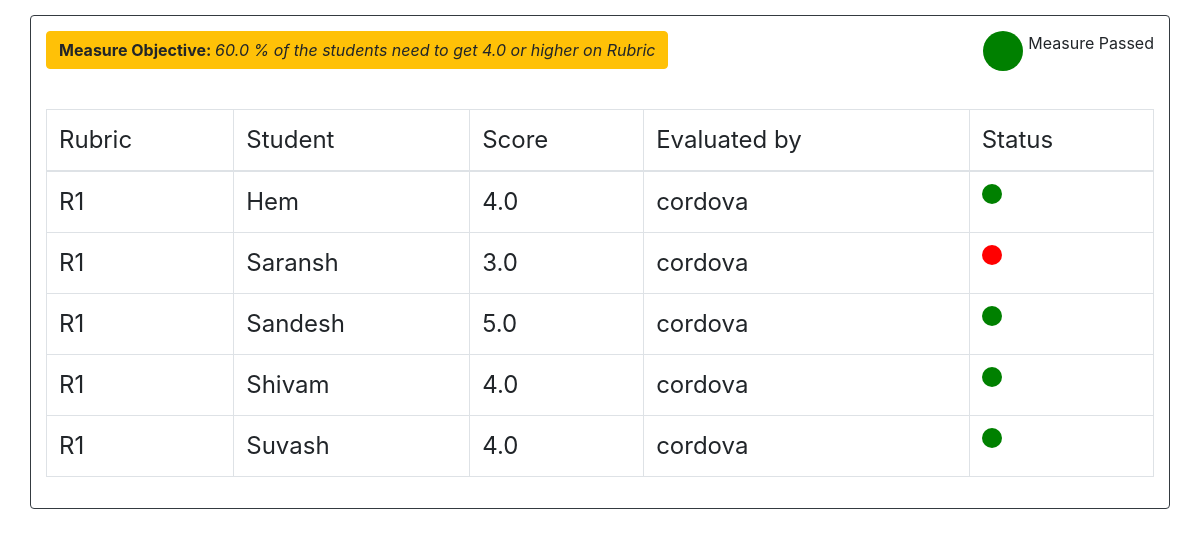
The page /view_rubric_data/1 on the database as committed earlier.
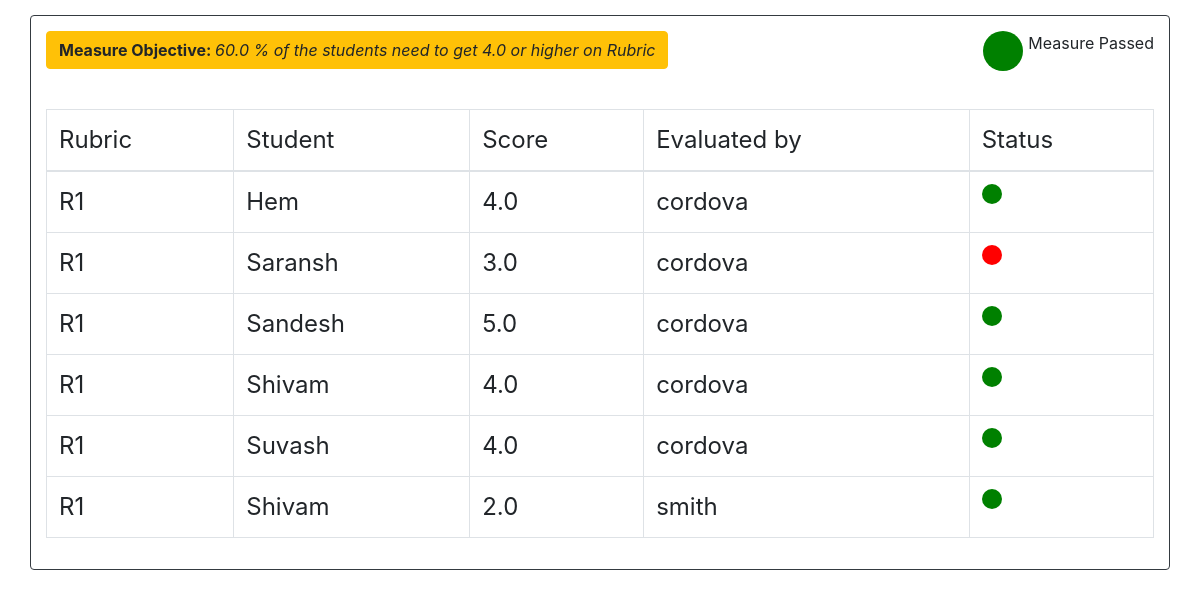
The same page on the database as committed later.
### main/models.py (models this page shows, shortened)
class Measure(models.Model):
    CUTOFF_TYPES = (('Percentage', 'Percentage'),
                  ('Percentile', 'Percentile'),
                  ('Average', 'Average')
                 )
    cutoff_type = models.CharField(max_length = 100, choices=CUTOFF_TYPES, default='Percentage')
    TOOL_TYPES = (('Rubric', 'Rubric'),
                  ('Test score', 'Test score')
                  )
    tool_type = models.CharField(max_length=100, choices=TOOL_TYPES, default='Rubric')
    measureTitle = models.CharField(max_length=200, default='', null=True)
    outcome = models.ForeignKey(Outcome, null=True, on_delete = models.CASCADE)
    cutoff_percentage = models.FloatField(null=True, blank = True, default=0)
    cutoff_score = models.FloatField(null=True, blank=True, default=0)
    rubric = models.ForeignKey(Rubric,null=True, blank = True, on_delete = models.CASCADE)
    test_score = models.ForeignKey(Test_score, null=True, blank = True, on_delete = models.CASCADE)
    student = models.ManyToManyField(Student)
    evaluator = models.ManyToManyField(Evaluator)

class evaluate_rubric(models.Model):
    rubric = models.CharField(max_length=200)
    grade_score = models.FloatField()
    student = models.CharField(max_length=200)
    measure = models.ForeignKey(Measure, null=True, on_delete=models.CASCADE)
    evaluated_by = models.CharField(max_length=200)

### main/views.py (the view)
# urls.py: path('view_rubric_data/<int:measure_id>', views.view_rubric_data, name = "view_rubric_data"),
def view_rubric_data(request, measure_id):
    measure = Measure.objects.get(id=measure_id)
    total_count = 0;
    evaluator_count = 0;
    student_count = 0;
    evaluated_student_count = 0;
    students = measure.student.all()
    evaluated_student_count = evaluate_rubric.objects.filter(measure=measure).count()
    number_of_pass_cases = evaluate_rubric.objects.filter(grade_score__gte = measure.cutoff_score).count()
    percent_pass_cases = number_of_pass_cases/evaluated_student_count * 100
    evaluated_list = evaluate_rubric.objects.filter(measure = measure)
    bin_array = []
    for student_score in evaluated_list:
        if(measure.cutoff_type == 'Percentage'):
            if(student_score.grade_score>=measure.cutoff_score):
                bin_array.append(student_score.student)
    passed = False
    if(measure.cutoff_type == 'Percentage'):
            if(percent_pass_cases>=measure.cutoff_percentage):
                passed = True
    context = {'evaluated_list':evaluated_list, 'bin_array':bin_array, 'measure':measure, 'passed':passed}
    return render(request, 'main/rubric_scores.html', context)

### main/templates/main/rubric_scores.html
{% extends  'base.html' %}
{%load static%}
{% block body_block %}
<div class  = "container-fluid " id = "main_content">
  <div class = "container card border-dark" style = "margin-top: 15px;padding:15px;" >
    <div class = "d-flex justify-content-between" >
    <button class = "btn btn-warning mb-3">
      <strong>Measure Objective: </strong>
      <em>
    {{measure.cutoff_percentage}} % of the students need to get
    {%if measure.cutoff_score%}
     {{measure.cutoff_score}}
     {%else%}
     average
     {%endif%}
        or higher
    on {{measure.tool_type}}
    </em>
    </button>
    <div class = "d-flex justify-content-center">
      {%if passed%}
        <div style = "background-color:green; height:40px; width: 40px; border-radius: 50%;   margin-right: 5px;"></div> Measure Passed
      {%else%}
        <div style = "background-color:red; height:40px; width: 40px; border-radius: 50%;   margin-right: 5px;"> </div>Measure Failed by<em> {{margin|floatformat:"0"}}</em>%
      {%endif%}
    </div>
    </div>
    <br />
      <table class = "table table-bordered ">
        <thead>
          <tr>
             <td> Rubric </td>
             <td> Student </td>
             <td> Score </td>
             <td> Evaluated by </td>
             <td> Status </td>
          </tr>
        </thead>
        <tbody>
          {%for st in evaluated_list%}
           <tr>
              <td> {{st.rubric}} </td>
              <td> {{st.student}} </td>
              <td> {{st.grade_score}} </td>
              <td> {{st.evaluated_by}} </td>
              {%if st.student in bin_array%}
                <td> <div style = "background-color:green; height:20px; width: 20px; border-radius: 50%;"></div> </td>
              {%else%}
                  <td><div style = "background-color:red; height:20px; width: 20px; border-radius: 50%;"> </div></td>
              {%endif%}
          {%endfor%}
    </tr>
          </tbody>
          </table>
  </div>
</div>
{%endblock%}

### main/templates/base.html (shortened to what this page needs)
{% load static %}
<!DOCTYPE html>
<html lang="en">
<head>
    <link rel="stylesheet" href="https://stackpath.bootstrapcdn.com/bootstrap/4.3.1/css/bootstrap.min.css">
    <link rel="stylesheet" href = "{% static 'css/landing.css' %}">
    <link rel="stylesheet" href="https://use.fontawesome.com/releases/v5.7.2/css/all.css">
</head>
<body>
  {% block body_block %}
  {% endblock %}
</body>
</html>

### main/static/css/landing.css (style rules this page uses)
body { height: 100vh; }
td { font-size: 1.5rem; }

Rows that differ between the two databases and show on the page:
added evaluate_rubric: rubric "R1", student "Shivam", grade_score "2.0", evaluated_by "smith"
